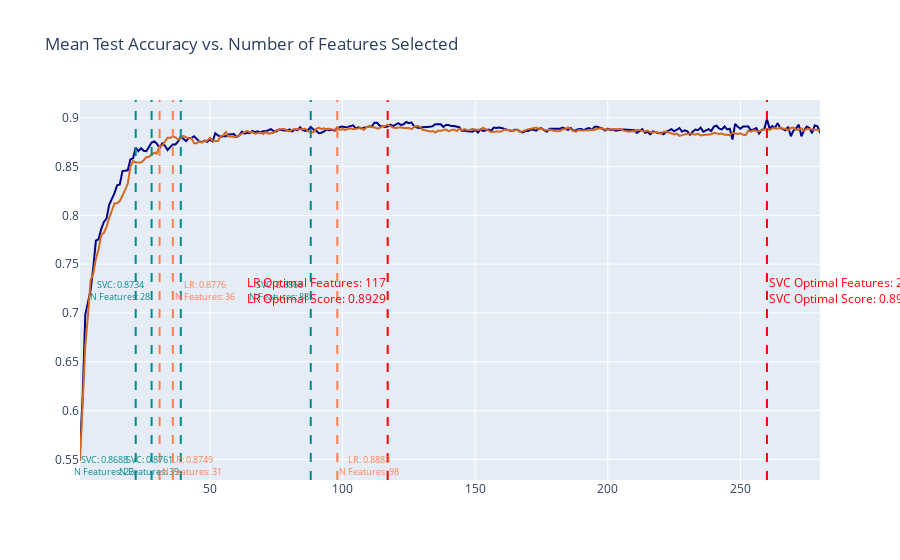

The cell this chart's notebook holds for it:
### Code cell
rfecv_SVC = rfecv_list_['LinearSVC']
rfecv_LR = rfecv_list_['LogisticRegression']
n_features = len(rfecv_SVC.cv_results_['mean_test_score'])
grid_scores_SVC = rfecv_SVC.cv_results_['mean_test_score']
grid_scores_LR = rfecv_LR.cv_results_['mean_test_score']

optimal_num_features_SVC = np.argmax(grid_scores_SVC) + 1
optimal_num_features_LR = np.argmax(grid_scores_LR) + 1

# Define un conjunto de valores en el eje X para agregar líneas verticales azules
values_to_mark_blue_SVC = [22, 28, 39, 88]  # Puedes ajustar estos valores según tus necesidades
values_to_mark_blue_LR = [31, 36, 98 ]

# Crea un DataFrame con los datos para el primer objeto RFECV
data_svc = pd.DataFrame({'Number of features selected': range(1, n_features + 1),
                         'Mean Test Accuracy (SVC)': grid_scores_SVC})

# Crea un DataFrame con los datos para el otro objeto RFECV
data_lr = pd.DataFrame({'Number of features selected': range(1, n_features + 1),
                           'Mean Test Accuracy (LR)': grid_scores_LR})

# Crea la gráfica con Plotly Express
fig = px.line(title="Mean Test Accuracy vs. Number of Features Selected",
              labels={'Number of features selected': 'Number of Features Selected', 'value': 'Mean Test Accuracy'},
              range_x=[1, 280])  # Establece el rango deseado en el eje X

# Agrega los datos de los scores para ambos objetos
fig.add_trace(px.line(data_svc, x='Number of features selected', y='Mean Test Accuracy (SVC)').data[0].update(line=dict(color='darkblue')))
fig.add_trace(px.line(data_lr, x='Number of features selected', y='Mean Test Accuracy (LR)').data[0].update(line=dict(color='chocolate')))

pos_up = False
# Agrega líneas verticales azules en los valores definidos en values_to_mark_blue
for value in values_to_mark_blue_SVC:
    index = int(value + 1)  # Índice correspondiente al valor en el eje X
    score_svc = grid_scores_SVC[index]
    score_other = grid_scores_LR[index]
    annotation_text = f'SVC: {score_svc:.4f}<br>N Features: {int(value)}'
    annotation_position = "left" if pos_up else "bottom left"
    fig.add_vline(x=value, line_dash="dash", line_color="darkcyan",
                annotation_text=annotation_text,
                annotation_position=annotation_position,
                annotation_font_color="darkcyan")    
    pos_up = not pos_up

fig.update_annotations(font=dict(size=9))

pos_up = False
for value in values_to_mark_blue_LR:
    index = int(value + 1)  # Índice correspondiente al valor en el eje X
    score_lr = grid_scores_LR[index]
    annotation_text = f'LR: {score_lr:.4f}<br>N Features: {int(value)}'
    annotation_position = "right" if pos_up else "bottom right"
    fig.add_vline(x=value, line_dash="dash", line_color="coral",
                annotation_text=annotation_text,
                annotation_position=annotation_position,
                annotation_font_color="coral")    
    pos_up = not pos_up

fig.update_annotations(font=dict(size=9))

# Agrega una línea vertical en el número óptimo de variables para ambos objetos (en rojo)
optimal_score_svc = grid_scores_SVC[optimal_num_features_SVC - 1]
optimal_score_LR = grid_scores_LR[optimal_num_features_LR - 1]

optimal_annotation_text_SVC = f'SVC Optimal Features: {optimal_num_features_SVC}<br>SVC Optimal Score: {optimal_score_svc:.4f}'
fig.add_vline(x=optimal_num_features_SVC, line_dash="dash", line_color="red",
            annotation_text=optimal_annotation_text_SVC,
            annotation_position='right',
            annotation_font_color="red")

optimal_annotation_text_LR = f'LR Optimal Features: {optimal_num_features_LR}<br>LR Optimal Score: {optimal_score_LR:.4f}'
fig.add_vline(x=optimal_num_features_LR, line_dash="dash", line_color="red",
            annotation_text=optimal_annotation_text_LR,
            annotation_position='left',
            annotation_font_color="red")

# Muestra la gráfica interactiva
fig.show()

### Figure 1 — Plotly figure (JSON) as saved in the notebook; plotly's stock layout.template omitted (floating-point values rounded to 4 significant figures; data arrays with more than 128 entries replaced by an {"elided": "..."} marker saying what was removed)
{"data": [{"hovertemplate": "<extra></extra>", "legendgroup": "", "line": {"color": "#636efa", "dash": "solid"}, "marker": {"symbol": "circle"}, "mode": "lines", "name": "", "orientation": "v", "showlegend": false, "type": "scatter", "xaxis": "x", "yaxis": "y"}, {"hovertemplate": "Number of features selected=%{x}<br>Mean Test Accuracy (SVC)=%{y}<extra></extra>", "legendgroup": "", "line": {"color": "darkblue", "dash": "solid"}, "marker": {"symbol": "circle"}, "mode": "lines", "name": "", "orientation": "v", "showlegend": false, "type": "scatter", "x": {"elided": "338 int values"}, "xaxis": "x", "y": {"elided": "338 float values"}, "yaxis": "y"}, {"hovertemplate": "Number of features selected=%{x}<br>Mean Test Accuracy (LR)=%{y}<extra></extra>", "legendgroup": "", "line": {"color": "chocolate", "dash": "solid"}, "marker": {"symbol": "circle"}, "mode": "lines", "name": "", "orientation": "v", "showlegend": false, "type": "scatter", "x": {"elided": "338 int values"}, "xaxis": "x", "y": {"elided": "338 float values"}, "yaxis": "y"}], "layout": {"annotations": [{"font": {"color": "darkcyan", "size": 9}, "showarrow": false, "text": "SVC: 0.8688<br>N Features: 22", "x": 22, "xanchor": "right", "xref": "x", "y": 0, "yanchor": "bottom", "yref": "y domain"}, {"font": {"color": "darkcyan", "size": 9}, "showarrow": false, "text": "SVC: 0.8734<br>N Features: 28", "x": 28, "xanchor": "right", "xref": "x", "y": 0.5, "yanchor": "middle", "yref": "y domain"}, {"font": {"color": "darkcyan", "size": 9}, "showarrow": false, "text": "SVC: 0.8761<br>N Features: 39", "x": 39, "xanchor": "right", "xref": "x", "y": 0, "yanchor": "bottom", "yref": "y domain"}, {"font": {"color": "darkcyan", "size": 9}, "showarrow": false, "text": "SVC: 0.8868<br>N Features: 88", "x": 88, "xanchor": "right", "xref": "x", "y": 0.5, "yanchor": "middle", "yref": "y domain"}, {"font": {"color": "coral", "size": 9}, "showarrow": false, "text": "LR: 0.8749<br>N Features: 31", "x": 31, "xanchor": "left", "xref": "x", "y": 0, "yanchor": "bottom", "yref": "y domain"}, {"font": {"color": "coral", "size": 9}, "showarrow": false, "text": "LR: 0.8776<br>N Features: 36", "x": 36, "xanchor": "left", "xref": "x", "y": 0.5, "yanchor": "middle", "yref": "y domain"}, {"font": {"color": "coral", "size": 9}, "showarrow": false, "text": "LR: 0.8883<br>N Features: 98", "x": 98, "xanchor": "left", "xref": "x", "y": 0, "yanchor": "bottom", "yref": "y domain"}, {"font": {"color": "red"}, "showarrow": false, "text": "SVC Optimal Features: 260<br>SVC Optimal Score: 0.8987", "x": 260, "xanchor": "left", "xref": "x", "y": 0.5, "yanchor": "middle", "yref": "y domain"}, {"font": {"color": "red"}, "showarrow": false, "text": "LR Optimal Features: 117<br>LR Optimal Score: 0.8929", "x": 117, "xanchor": "right", "xref": "x", "y": 0.5, "yanchor": "middle", "yref": "y domain"}], "legend": {"tracegroupgap": 0}, "shapes": [{"line": {"color": "darkcyan", "dash": "dash"}, "type": "line", "x0": 22, "x1": 22, "xref": "x", "y0": 0, "y1": 1, "yref": "y domain"}, {"line": {"color": "darkcyan", "dash": "dash"}, "type": "line", "x0": 28, "x1": 28, "xref": "x", "y0": 0, "y1": 1, "yref": "y domain"}, {"line": {"color": "darkcyan", "dash": "dash"}, "type": "line", "x0": 39, "x1": 39, "xref": "x", "y0": 0, "y1": 1, "yref": "y domain"}, {"line": {"color": "darkcyan", "dash": "dash"}, "type": "line", "x0": 88, "x1": 88, "xref": "x", "y0": 0, "y1": 1, "yref": "y domain"}, {"line": {"color": "coral", "dash": "dash"}, "type": "line", "x0": 31, "x1": 31, "xref": "x", "y0": 0, "y1": 1, "yref": "y domain"}, {"line": {"color": "coral", "dash": "dash"}, "type": "line", "x0": 36, "x1": 36, "xref": "x", "y0": 0, "y1": 1, "yref": "y domain"}, {"line": {"color": "coral", "dash": "dash"}, "type": "line", "x0": 98, "x1": 98, "xref": "x", "y0": 0, "y1": 1, "yref": "y domain"}, {"line": {"color": "red", "dash": "dash"}, "type": "line", "x0": 260, "x1": 260, "xref": "x", "y0": 0, "y1": 1, "yref": "y domain"}, {"line": {"color": "red", "dash": "dash"}, "type": "line", "x0": 117, "x1": 117, "xref": "x", "y0": 0, "y1": 1, "yref": "y domain"}], "title": {"text": "Mean Test Accuracy vs. Number of Features Selected"}, "xaxis": {"anchor": "y", "domain": [0, 1], "range": [1, 280]}, "yaxis": {"anchor": "x", "domain": [0, 1]}}}
